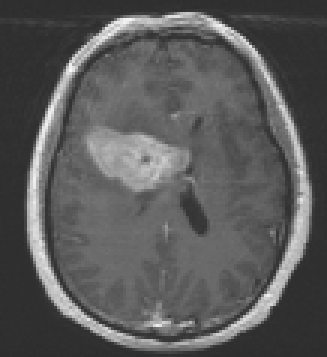
%> input picture LGD_source_code/5.bmp, 109 x 119 px (shown 3 times larger)
$ octave Demo_LGD_5.m   (GNU Octave 9; MATLAB toolbox functions it lacks are replaced by stand-ins)
%> lines starting %> are read from the running program, lines starting %| are printed output that depends on the picture
### LGD_source_code/evolution_LGD.m
% This is the evolution step for segmentation using local gaussian distribution (LGD)
% fitting energy
%
% Reference: <Li Wang, Lei He, Arabinda Mishra, Chunming Li.
% Active Contours Driven by Local Gaussian Distribution Fitting Energy.
% Signal Processing, 89(12), 2009,p. 2435-2447>
%
% Please DO NOT distribute this code to anybody.
% Copyright (c) by Li Wang
%
% Author:       Li Wang
% E-mail:       li_wang@med.unc.edu
% URL:          http://www.unc.edu/~liwa/
%
% 2010-01-02 PM

function [u ]= evolution_LGD(Img,u,epsilon,Ksigma,KONE,KI,KI2,mu,nu,lambda1,lambda2,timestep,alf)

u=NeumannBound(u);
K=curvature_central(u);
H=Heaviside(u,epsilon);
Delta = Dirac(u,epsilon);

KIH = imfilter((H.*Img),Ksigma,'replicate');
KH = imfilter(H,Ksigma,'replicate');
u1= KIH./(KH);
u2 = (KI - KIH)./(KONE - KH);

KI2H = imfilter(Img.^2.*H,Ksigma,'replicate');

sigma1 = (u1.^2.*KH - 2.*u1.*KIH + KI2H)./(KH);
sigma2 = (u2.^2.*KONE - u2.^2.*KH - 2.*u2.*KI + 2.*u2.*KIH + KI2 - KI2H)./(KONE-KH);

sigma1 = sigma1 + eps;
sigma2 = sigma2 + eps;


localForce = (lambda1 - lambda2).*KONE.*log(sqrt(2*pi)) ...
    + imfilter(lambda1.*log(sqrt(sigma1)) - lambda2.*log(sqrt(sigma2)) ...
    +lambda1.*u1.^2./(2.*sigma1) - lambda2.*u2.^2./(2.*sigma2) ,Ksigma,'replicate')...
    + Img.*imfilter(lambda2.*u2./sigma2 - lambda1.*u1./sigma1,Ksigma,'replicate')...
    + Img.^2.*imfilter(lambda1.*1./(2.*sigma1) - lambda2.*1./(2.*sigma2) ,Ksigma,'replicate');

A = -alf.*Delta.*localForce;%data force
P=mu*(4*del2(u) - K);% level set regularization term, please refer to "Chunming Li and et al. Level Set Evolution Without Re-initialization: A New Variational Formulation, CVPR 2005"
L=nu.*Delta.*K;%length term
u = u+timestep*(L+P+A);

return;


function g = NeumannBound(f)
[nrow,ncol] = size(f);
g = f;
g([1 nrow],[1 ncol]) = g([3 nrow-2],[3 ncol-2]);
g([1 nrow],2:end-1) = g([3 nrow-2],2:end-1);
g(2:end-1,[1 ncol]) = g(2:end-1,[3 ncol-2]);


function K = curvature_central(u);
[bdx,bdy]=gradient(u);
mag_bg=sqrt(bdx.^2+bdy.^2)+1e-10;
nx=bdx./mag_bg;
ny=bdy./mag_bg;
[nxx,nxy]=gradient(nx);
[nyx,nyy]=gradient(ny);
K=nxx+nyy;


function h = Heaviside(x,epsilon)
h=0.5*(1+(2/pi)*atan(x./epsilon));

function f = Dirac(x, epsilon)
f=(epsilon/pi)./(epsilon^2.+x.^2);

### LGD_source_code/Demo_LGD_5.m
% This is a demo for segmentation using local gaussian distribution (LGD)
% fitting energy
%
% Reference: <Li Wang, Lei He, Arabinda Mishra, Chunming Li.
% Active Contours Driven by Local Gaussian Distribution Fitting Energy.
% Signal Processing, 89(12), 2009,p. 2435-2447>
%
% Please DO NOT distribute this code to anybody.
% Copyright (c) by Li Wang
%
% Author:       Li Wang
% E-mail:       li_wang@med.unc.edu
% URL:          http://www.unc.edu/~liwa/
%
% 2010-01-02 PM

clc;clear all;close all;

Img=imread('5.bmp');
%> Img is the input picture: size 119x109 uint8; min 45, max 249, mean 90.3
Img = double(Img(:,:,1));
%> Img: size 119x109 double

NumIter = 250; %iterations
timestep=0.1; %time step
mu=0.1/timestep;% level set regularization term, please refer to "Chunming Li and et al. Level Set Evolution Without Re-initialization: A New Variational Formulation, CVPR 2005"
sigma = 5;%size of kernel
epsilon = 1;
c0 = 2; % the constant value
lambda1=1.0;%outer weight, please refer to "Chunming Li and et al,  Minimization of Region-Scalable Fitting Energy for Image Segmentation, IEEE Trans. Image Processing, vol. 17 (10), pp. 1940-1949, 2008"
lambda2=1.0;%inner weight
%if lambda1>lambda2; tend to inflate
%if lambda1<lambda2; tend to deflate
nu = 0.001*255*255;%length term
alf = 20;%data term weight


figure,imagesc(uint8(Img),[0 255]),colormap(gray),axis off;axis equal
[Height Wide] = size(Img);
%> Height = 119; Wide = 109
[xx yy] = meshgrid(1:Wide,1:Height);
phi = (sqrt(((xx - 40).^2 + (yy - 50).^2 )) - 15);
phi = sign(phi).*c0;


Ksigma=fspecial('gaussian',round(2*sigma)*2 + 1,sigma); %  kernel
ONE=ones(size(Img));
KONE = imfilter(ONE,Ksigma,'replicate');
KI = imfilter(Img,Ksigma,'replicate');
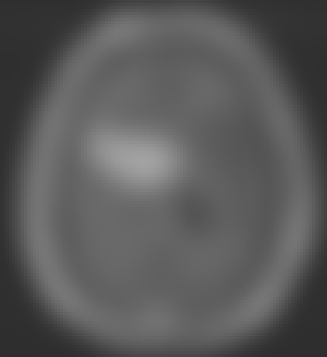
%> KI: size 119x109 double (shown 3 times larger); min 45.79, max 162.3, mean 89.9
KI2 = imfilter(Img.^2,Ksigma,'replicate');
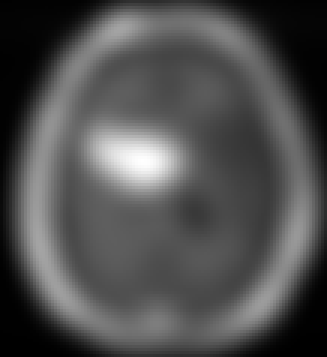
%> KI2: size 119x109 double (shown 3 times larger); min 2097.4, max 26825.2, mean 9813.1; drawn with min black and max white

figure,imagesc(uint8(Img),[0 255]),colormap(gray),axis off;axis equal,
hold on,[c,h] = contour(phi,[0 0],'r','linewidth',1); hold off
%> after `[c,h] = contour(phi,[0 0],'r','linewidth',1)`: h = -79.88
pause(0.5)

tic
for iter = 1:NumIter
    phi =evolution_LGD(Img,phi,epsilon,Ksigma,KONE,KI,KI2,mu,nu,lambda1,lambda2,timestep,alf);

    if(mod(iter,10) == 0)
        figure(2),
        imagesc(uint8(Img),[0 255]),colormap(gray),axis off;axis equal,title(num2str(iter))
        hold on,[c,h] = contour(phi,[0 0],'r','linewidth',1); hold off
        pause(0.01);
    end

end
%> this loop made 250 passes
%> pass 1, in evolution_LGD, `KIH = imfilter((H.*Img),Ksigma,'replicate');`:
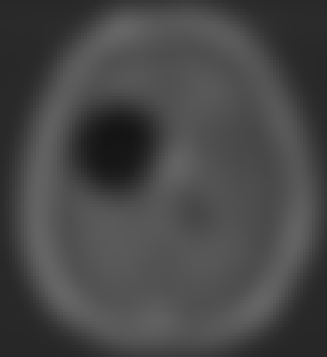
%> KIH: size 119x109 double (shown 3 times larger); min 20.67, max 101.4, mean 71.5
%> pass 1, in evolution_LGD, `KI2H = imfilter(Img.^2.*H,Ksigma,'replicate');`:
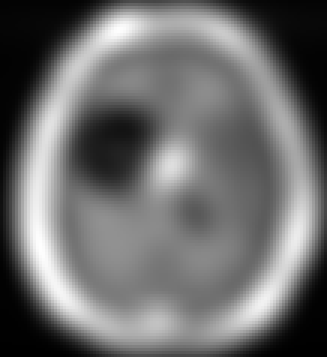
%> KI2H: size 119x109 double (shown 3 times larger); min 1787.8, max 15416.3, mean 7645.2; drawn with min black and max white
%> after the loop:
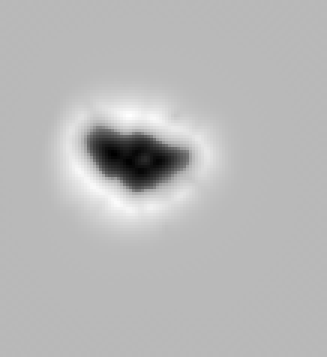
%> phi: size 119x109 double (shown 3 times larger); min -14.14, max 10.83, mean 3.95; drawn with min black and max white
%> after the loop, c = 116 columns, first 8: [0 32.48 33 34 35 35.32 36 37; 115 43 42.73 42.71 42.89 43 43.19 43.46]; h = -75.16
%> after the loop:
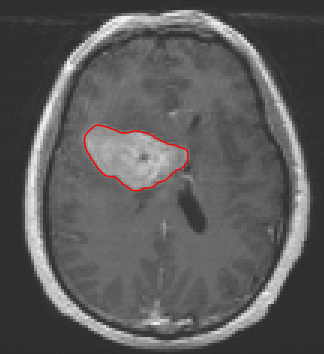
%> figure redrawn from the program's plot data; shown 3 times larger; its title reads '250'
toc
